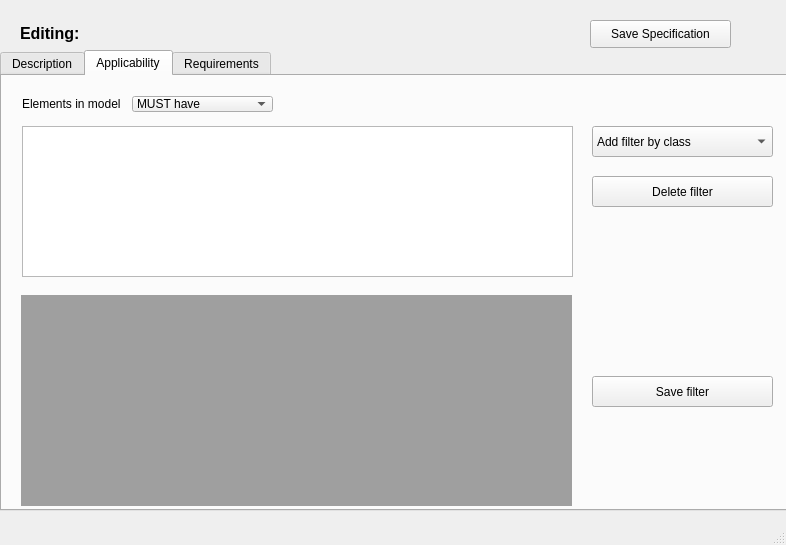
<?xml version="1.0" encoding="UTF-8"?>
<ui version="4.0">
 <class>specManagementWindow</class>
 <widget class="QMainWindow" name="specManagementWindow">
  <property name="geometry">
   <rect>
    <x>0</x>
    <y>0</y>
    <width>786</width>
    <height>545</height>
   </rect>
  </property>
  <property name="windowTitle">
   <string>Manage IDS Specifications Window</string>
  </property>
  <widget class="QWidget" name="centralwidget">
   <widget class="QTabWidget" name="tabs_specifications">
    <property name="geometry">
     <rect>
      <x>0</x>
      <y>50</y>
      <width>791</width>
      <height>461</height>
     </rect>
    </property>
    <property name="currentIndex">
     <number>1</number>
    </property>
    <widget class="QWidget" name="tab_description">
     <attribute name="title">
      <string>Description</string>
     </attribute>
     <widget class="QLabel" name="label">
      <property name="geometry">
       <rect>
        <x>20</x>
        <y>20</y>
        <width>111</width>
        <height>16</height>
       </rect>
      </property>
      <property name="text">
       <string>Name:</string>
      </property>
     </widget>
     <widget class="QLabel" name="label_2">
      <property name="geometry">
       <rect>
        <x>20</x>
        <y>60</y>
        <width>111</width>
        <height>16</height>
       </rect>
      </property>
      <property name="text">
       <string>Description:</string>
      </property>
     </widget>
     <widget class="QLabel" name="label_3">
      <property name="geometry">
       <rect>
        <x>20</x>
        <y>230</y>
        <width>111</width>
        <height>16</height>
       </rect>
      </property>
      <property name="text">
       <string>Instructions:</string>
      </property>
     </widget>
     <widget class="QPlainTextEdit" name="txt_description">
      <property name="geometry">
       <rect>
        <x>100</x>
        <y>60</y>
        <width>641</width>
        <height>151</height>
       </rect>
      </property>
     </widget>
     <widget class="QPlainTextEdit" name="txt_instructions">
      <property name="geometry">
       <rect>
        <x>100</x>
        <y>230</y>
        <width>641</width>
        <height>201</height>
       </rect>
      </property>
     </widget>
     <widget class="QLineEdit" name="txt_name">
      <property name="geometry">
       <rect>
        <x>100</x>
        <y>20</y>
        <width>641</width>
        <height>22</height>
       </rect>
      </property>
     </widget>
    </widget>
    <widget class="QWidget" name="tab_applicability">
     <attribute name="title">
      <string>Applicability</string>
     </attribute>
     <widget class="QPushButton" name="btn_delete_filter">
      <property name="geometry">
       <rect>
        <x>590</x>
        <y>100</y>
        <width>181</width>
        <height>31</height>
       </rect>
      </property>
      <property name="text">
       <string>Delete filter</string>
      </property>
     </widget>
     <widget class="QLabel" name="lbl_elements_app">
      <property name="geometry">
       <rect>
        <x>20</x>
        <y>20</y>
        <width>111</width>
        <height>16</height>
       </rect>
      </property>
      <property name="text">
       <string>Elements in model</string>
      </property>
     </widget>
     <widget class="CustomListWidget" name="list_filters">
      <property name="geometry">
       <rect>
        <x>20</x>
        <y>50</y>
        <width>551</width>
        <height>151</height>
       </rect>
      </property>
     </widget>
     <widget class="QComboBox" name="combo_mandatory">
      <property name="geometry">
       <rect>
        <x>130</x>
        <y>20</y>
        <width>141</width>
        <height>16</height>
       </rect>
      </property>
      <item>
       <property name="text">
        <string>MUST have</string>
       </property>
      </item>
      <item>
       <property name="text">
        <string>CAN have</string>
       </property>
      </item>
      <item>
       <property name="text">
        <string>MUST NOT have</string>
       </property>
      </item>
     </widget>
     <widget class="QComboBox" name="combo_add_filter">
      <property name="geometry">
       <rect>
        <x>590</x>
        <y>50</y>
        <width>181</width>
        <height>31</height>
       </rect>
      </property>
      <item>
       <property name="text">
        <string>Add filter by class</string>
       </property>
      </item>
      <item>
       <property name="text">
        <string>Add filter by attribute</string>
       </property>
      </item>
      <item>
       <property name="text">
        <string>Add filter by classification</string>
       </property>
      </item>
      <item>
       <property name="text">
        <string>Add filter by property</string>
       </property>
      </item>
      <item>
       <property name="text">
        <string>Add filter by material</string>
       </property>
      </item>
      <item>
       <property name="text">
        <string>Add filter by part of</string>
       </property>
      </item>
     </widget>
     <widget class="QMdiArea" name="mdi_filter">
      <property name="geometry">
       <rect>
        <x>19</x>
        <y>219</y>
        <width>551</width>
        <height>211</height>
       </rect>
      </property>
     </widget>
     <widget class="QPushButton" name="btn_save_filter">
      <property name="geometry">
       <rect>
        <x>590</x>
        <y>300</y>
        <width>181</width>
        <height>31</height>
       </rect>
      </property>
      <property name="text">
       <string>Save filter</string>
      </property>
     </widget>
    </widget>
    <widget class="QWidget" name="tab_requirements">
     <attribute name="title">
      <string>Requirements</string>
     </attribute>
     <widget class="QPushButton" name="btn_save_requirement">
      <property name="geometry">
       <rect>
        <x>600</x>
        <y>300</y>
        <width>181</width>
        <height>31</height>
       </rect>
      </property>
      <property name="text">
       <string>Save requirement</string>
      </property>
     </widget>
     <widget class="QMdiArea" name="mdi_requirement">
      <property name="geometry">
       <rect>
        <x>19</x>
        <y>219</y>
        <width>551</width>
        <height>211</height>
       </rect>
      </property>
     </widget>
     <widget class="QLabel" name="lbl_elements_app_4">
      <property name="geometry">
       <rect>
        <x>20</x>
        <y>20</y>
        <width>141</width>
        <height>16</height>
       </rect>
      </property>
      <property name="text">
       <string>Information requirements:</string>
      </property>
     </widget>
     <widget class="CustomListWidget" name="list_requirements">
      <property name="geometry">
       <rect>
        <x>20</x>
        <y>50</y>
        <width>551</width>
        <height>151</height>
       </rect>
      </property>
     </widget>
     <widget class="QPushButton" name="btn_delete_requirement">
      <property name="geometry">
       <rect>
        <x>590</x>
        <y>100</y>
        <width>191</width>
        <height>31</height>
       </rect>
      </property>
      <property name="text">
       <string>Delete requirement</string>
      </property>
     </widget>
     <widget class="QComboBox" name="combo_add_requirement">
      <property name="geometry">
       <rect>
        <x>590</x>
        <y>50</y>
        <width>191</width>
        <height>31</height>
       </rect>
      </property>
      <item>
       <property name="text">
        <string>Add requirement by class</string>
       </property>
      </item>
      <item>
       <property name="text">
        <string>Add requirement by attribute</string>
       </property>
      </item>
      <item>
       <property name="text">
        <string>Add requirement by classification</string>
       </property>
      </item>
      <item>
       <property name="text">
        <string>Add requirement by property</string>
       </property>
      </item>
      <item>
       <property name="text">
        <string>Add requirement by material</string>
       </property>
      </item>
      <item>
       <property name="text">
        <string>Add requirement by part of</string>
       </property>
      </item>
     </widget>
    </widget>
   </widget>
   <widget class="QWidget" name="layoutWidget">
    <property name="geometry">
     <rect>
      <x>20</x>
      <y>20</y>
      <width>211</width>
      <height>26</height>
     </rect>
    </property>
    <layout class="QHBoxLayout" name="horizontalLayout">
     <item>
      <widget class="QLabel" name="lbl_editing_title">
       <property name="font">
        <font>
         <family>Arial</family>
         <pointsize>12</pointsize>
         <weight>75</weight>
         <bold>true</bold>
        </font>
       </property>
       <property name="text">
        <string>Editing:</string>
       </property>
      </widget>
     </item>
     <item>
      <widget class="QLabel" name="lbl_spec_name">
       <property name="font">
        <font>
         <family>Arial</family>
         <pointsize>12</pointsize>
         <weight>75</weight>
         <bold>true</bold>
        </font>
       </property>
       <property name="text">
        <string>&lt;Spec Name&gt;</string>
       </property>
      </widget>
     </item>
    </layout>
   </widget>
   <widget class="QPushButton" name="btn_save_specification">
    <property name="geometry">
     <rect>
      <x>590</x>
      <y>20</y>
      <width>141</width>
      <height>28</height>
     </rect>
    </property>
    <property name="text">
     <string>Save Specification</string>
    </property>
   </widget>
  </widget>
  <widget class="QStatusBar" name="statusbar"/>
 </widget>
 <customwidgets>
  <customwidget>
   <class>CustomListWidget</class>
   <extends>QListView</extends>
   <header>myWidgets.h</header>
  </customwidget>
 </customwidgets>
 <resources/>
 <connections/>
</ui>
